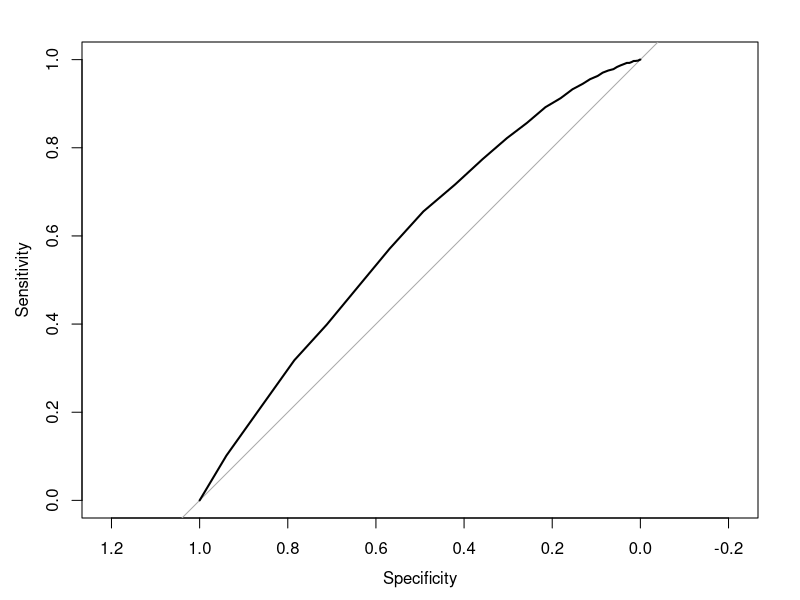
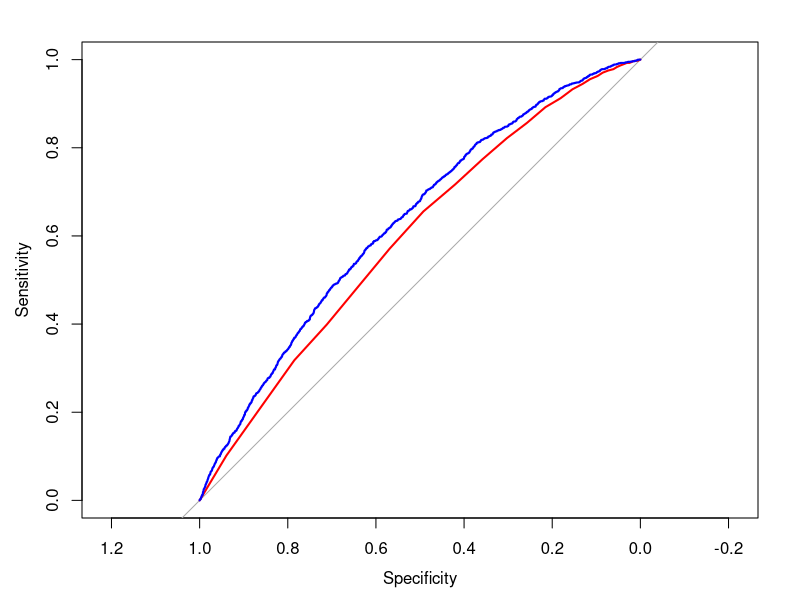

Write R code to recreate these figures, in order.
# Credit Modeling; Default Predictor in R

install.packages("pROC")

# Load the package
library("pROC")


## Load data
# Set working directory. This will be the folder under which all files will be accessed.
setwd("~/Downloads")
# Load the data from the data file. The first row is variable names.
# To avoid trouble we do not use "string as factor" option
Data_set <- read.csv("data.csv",
                     header = TRUE)

# transforming the variable default where TRUE (1) if did default and FALSE(0) if didn't default
Data_set$default <- Data_set$default == "Defaulted"

# creating a model with independent variable is fico and dependent variable is default
model1 = glm(default ~ fico, family = "binomial", data = Data_set)
#shows the summary of this model
summary(model1)

# sets a variable predicted_p with all the predicted values from model1
Data_set$predicted_p <- predict(model1, type = "response")


# Calculate the ROC curve.
ROC1 <- roc(default ~ predicted_p, data = Data_set)

# plot the ROC curve
plot(ROC1)
# turn the ROC curve off
dev.off()

# add column of predicted_default from the predicted values from above and anyone who had a
# prediction value above 0.1 is TRUE and otherwise FALSE. Where TRUE is where the loan applicants
# whose predicted probability of default is greater than 10%
Data_set$Predicted_default <- Data_set$predicted_p > 0.1
# We calculate the number of people who actually defaulted.
Num_pos <- sum(Data_set$default == TRUE)
# We calculate the number of people who actually defaulted and is predicted to do so.
Num_true_pos <- sum(Data_set$Predicted_default == TRUE & Data_set$default == TRUE)
# True positive
print(Num_true_pos/Num_pos) # Display the results

# find the number of people who didn't default
Num_neg <- sum(Data_set$default == FALSE)
# find the true negative, the number of people who didn't default but was predicted to so
Num_false_pos <- sum(Data_set$Predicted_default == TRUE & Data_set$default == FALSE)
# display the results
print(Num_false_pos/Num_neg) # Display the results

#conversion of variables of verification_status since we want if non-verified and otherwise
Data_set$verification_status <- Data_set$verification_status == "Not Verified"
#refactors Data_set$grade
Data_set$grade <- factor(Data_set$grade)



#regression 2. richer
model2 <- glm(default ~ fico + loan_amnt + int_rate + grade + revol_bal + verification_status, family = "binomial", data = Data_set)
summary(model2)

#predicts the new model using the new independent variables
Data_set$predicted_p_2 <- predict(model2, type = "response")


# Compute new ROC curve
ROC2 <- roc(default ~ predicted_p_2, data = Data_set)
# Plot the ROC curve
plot(ROC1, col = "red")
# The argument 'add = TURE' makes sure that the curve is added
# to the original figure created by plot above, instead of replacing the old one.
plot(ROC2, add = TRUE, col = "blue")
# shuts off the ROC curve plotted
dev.off()

# finds the area under the curve of ROC1, the first ROC found in part 2
auc(ROC1)
# finds the area under the curve of ROC2, the new ROC curve
auc(ROC2)
